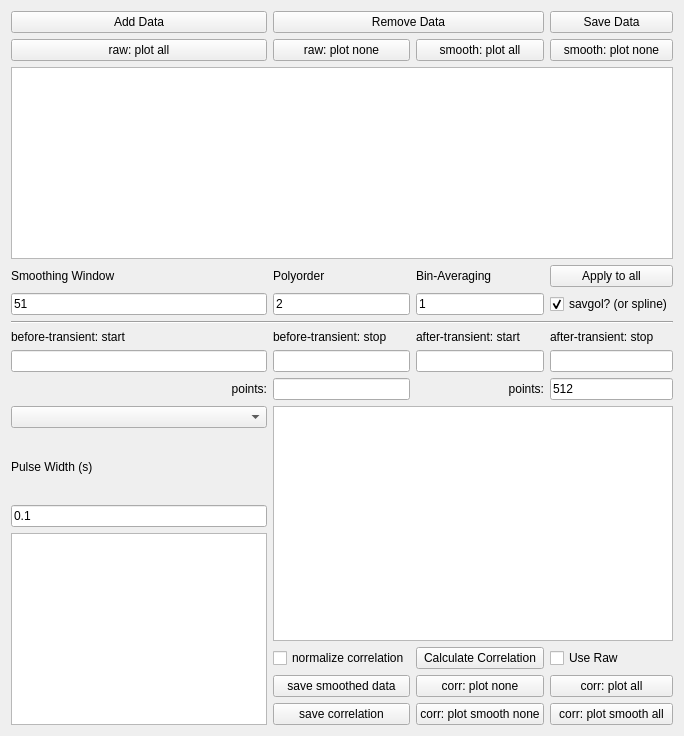
      <widget class="QWidget" name="DLTS">
       <layout class="QGridLayout" name="gridLayout_9">
        <item row="0" column="0">
         <layout class="QGridLayout" name="gridLayout_8">
          <item row="10" column="2">
           <widget class="QLineEdit" name="startTransPointsLabel"/>
          </item>
          <item row="10" column="4">
           <widget class="QLineEdit" name="stopTransPointsLabel">
            <property name="text">
             <string>512</string>
            </property>
           </widget>
          </item>
          <item row="1" column="2">
           <widget class="QPushButton" name="plotNoneRawButton">
            <property name="text">
             <string>raw: plot none</string>
            </property>
           </widget>
          </item>
          <item row="8" column="2">
           <widget class="QLabel" name="label_11">
            <property name="text">
             <string>before-transient: stop</string>
            </property>
           </widget>
          </item>
          <item row="16" column="2">
           <widget class="QPushButton" name="dltsSaveSmoothedDataButton">
            <property name="text">
             <string>save smoothed data</string>
            </property>
           </widget>
          </item>
          <item row="9" column="2">
           <widget class="QLineEdit" name="startTrans_stop"/>
          </item>
          <item row="17" column="4">
           <widget class="QPushButton" name="plotAllCorrSmoothButton">
            <property name="text">
             <string>corr: plot smooth all</string>
            </property>
           </widget>
          </item>
          <item row="3" column="2">
           <widget class="QLabel" name="label_18">
            <property name="text">
             <string>Polyorder</string>
            </property>
           </widget>
          </item>
          <item row="8" column="3">
           <widget class="QLabel" name="label_12">
            <property name="text">
             <string>after-transient: start</string>
            </property>
           </widget>
          </item>
          <item row="9" column="4">
           <widget class="QLineEdit" name="stopTrans_stop"/>
          </item>
          <item row="7" column="0" colspan="5">
           <widget class="Line" name="line">
            <property name="orientation">
             <enum>Qt::Horizontal</enum>
            </property>
           </widget>
          </item>
          <item row="9" column="3">
           <widget class="QLineEdit" name="stopTrans_start"/>
          </item>
          <item row="2" column="0" colspan="5">
           <widget class="QTableWidget" name="dltsFileTable"/>
          </item>
          <item row="4" column="3">
           <widget class="QLineEdit" name="binAvgLine">
            <property name="text">
             <string>1</string>
            </property>
           </widget>
          </item>
          <item row="17" column="3">
           <widget class="QPushButton" name="plotNoneCorrSmoothButton">
            <property name="text">
             <string>corr: plot smooth none</string>
            </property>
           </widget>
          </item>
          <item row="10" column="3">
           <widget class="QLabel" name="label_16">
            <property name="text">
             <string>points:</string>
            </property>
            <property name="alignment">
             <set>Qt::AlignRight|Qt::AlignTrailing|Qt::AlignVCenter</set>
            </property>
           </widget>
          </item>
          <item row="4" column="0" colspan="2">
           <widget class="QLineEdit" name="smoothWindowLine">
            <property name="text">
             <string>51</string>
            </property>
           </widget>
          </item>
          <item row="16" column="4">
           <widget class="QPushButton" name="plotAllCorrButton">
            <property name="text">
             <string>corr: plot all</string>
            </property>
           </widget>
          </item>
          <item row="1" column="4">
           <widget class="QPushButton" name="plotNoneSmoothButton">
            <property name="text">
             <string>smooth: plot none</string>
            </property>
           </widget>
          </item>
          <item row="8" column="4">
           <widget class="QLabel" name="label_13">
            <property name="text">
             <string>after-transient: stop</string>
            </property>
           </widget>
          </item>
          <item row="16" column="3">
           <widget class="QPushButton" name="plotNoneCorrButton">
            <property name="text">
             <string>corr: plot none</string>
            </property>
           </widget>
          </item>
          <item row="3" column="3">
           <widget class="QLabel" name="label_30">
            <property name="text">
             <string>Bin-Averaging</string>
            </property>
           </widget>
          </item>
          <item row="4" column="4">
           <widget class="QCheckBox" name="smoothSavgolCheckBox">
            <property name="text">
             <string>savgol? (or spline)</string>
            </property>
            <property name="checked">
             <bool>true</bool>
            </property>
           </widget>
          </item>
          <item row="17" column="2">
           <widget class="QPushButton" name="dltsSaveCorrelationDataButton">
            <property name="text">
             <string>save correlation</string>
            </property>
           </widget>
          </item>
          <item row="4" column="2">
           <widget class="QLineEdit" name="polyorderLine">
            <property name="text">
             <string>2</string>
            </property>
           </widget>
          </item>
          <item row="3" column="4">
           <widget class="QPushButton" name="applySmoothingAllButton">
            <property name="text">
             <string>Apply to all</string>
            </property>
           </widget>
          </item>
          <item row="1" column="3">
           <widget class="QPushButton" name="plotAllSmoothButton">
            <property name="text">
             <string>smooth: plot all</string>
            </property>
           </widget>
          </item>
          <item row="15" column="2">
           <widget class="QCheckBox" name="dltsNormCorr">
            <property name="text">
             <string>normalize correlation</string>
            </property>
           </widget>
          </item>
          <item row="13" column="0" colspan="2">
           <widget class="QLineEdit" name="dltsPulseWidthLine">
            <property name="text">
             <string>0.1</string>
            </property>
           </widget>
          </item>
          <item row="15" column="4">
           <widget class="QCheckBox" name="dltsUseRawForCorrBox">
            <property name="text">
             <string>Use Raw</string>
            </property>
           </widget>
          </item>
          <item row="11" column="2" rowspan="4" colspan="3">
           <widget class="QTableWidget" name="dltsCorrTable"/>
          </item>
          <item row="9" column="0" colspan="2">
           <widget class="QLineEdit" name="startTrans_start"/>
          </item>
          <item row="12" column="0" colspan="2">
           <widget class="QLabel" name="label_33">
            <property name="sizePolicy">
             <sizepolicy hsizetype="Preferred" vsizetype="Preferred">
              <horstretch>0</horstretch>
              <verstretch>0</verstretch>
             </sizepolicy>
            </property>
            <property name="text">
             <string>Pulse Width (s)</string>
            </property>
           </widget>
          </item>
          <item row="14" column="0" rowspan="4" colspan="2">
           <widget class="QTableWidget" name="dltsPackTable"/>
          </item>
          <item row="15" column="3">
           <widget class="QPushButton" name="calculateCorrelationButton">
            <property name="text">
             <string>Calculate Correlation</string>
            </property>
           </widget>
          </item>
          <item row="11" column="0" colspan="2">
           <widget class="QComboBox" name="dltsVRbox"/>
          </item>
          <item row="8" column="0" colspan="2">
           <widget class="QLabel" name="label_10">
            <property name="text">
             <string>before-transient: start</string>
            </property>
           </widget>
          </item>
          <item row="10" column="0" colspan="2">
           <widget class="QLabel" name="label_14">
            <property name="text">
             <string>points:</string>
            </property>
            <property name="alignment">
             <set>Qt::AlignRight|Qt::AlignTrailing|Qt::AlignVCenter</set>
            </property>
           </widget>
          </item>
          <item row="1" column="0" colspan="2">
           <widget class="QPushButton" name="plotAllRawButton">
            <property name="text">
             <string>raw: plot all</string>
            </property>
           </widget>
          </item>
          <item row="0" column="0" colspan="2">
           <widget class="QPushButton" name="addDLTSbutton">
            <property name="text">
             <string>Add Data</string>
            </property>
           </widget>
          </item>
          <item row="3" column="0" colspan="2">
           <widget class="QLabel" name="label_15">
            <property name="text">
             <string>Smoothing Window</string>
            </property>
           </widget>
          </item>
          <item row="0" column="4">
           <widget class="QPushButton" name="dltsSaveDataButton">
            <property name="text">
             <string>Save Data</string>
            </property>
           </widget>
          </item>
          <item row="0" column="2" colspan="2">
           <widget class="QPushButton" name="removeDLTSbutton">
            <property name="text">
             <string>Remove Data</string>
            </property>
           </widget>
          </item>
         </layout>
        </item>
       </layout>
      </widget>
